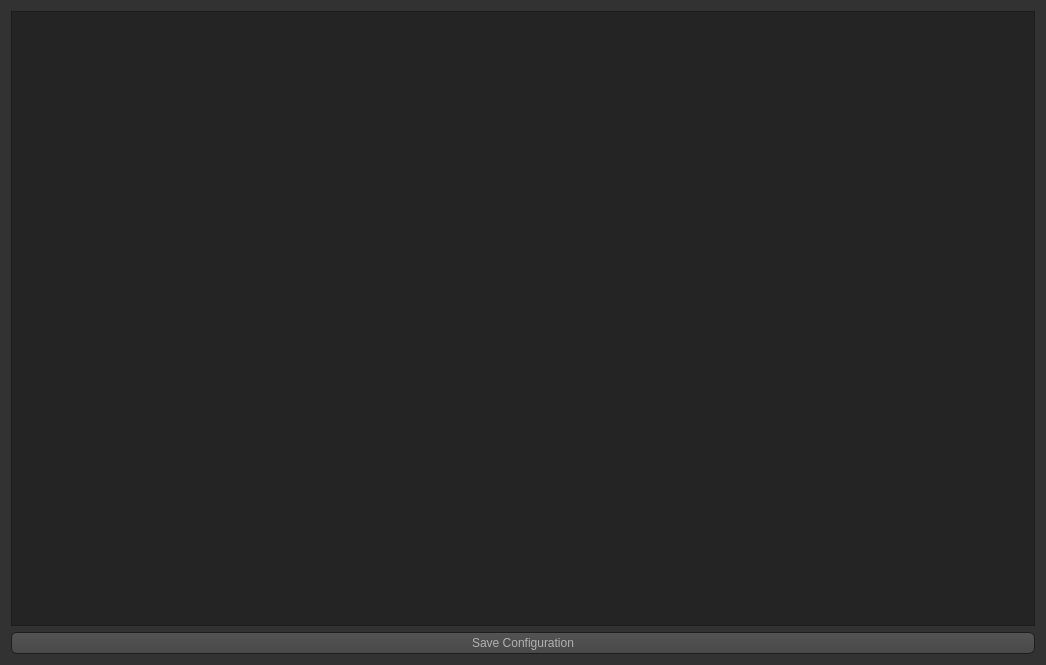
<?xml version="1.0" encoding="UTF-8"?>
<ui version="4.0">
 <class>AMSDiagnosticsDialog</class>
 <widget class="QDialog" name="AMSDiagnosticsDialog">
  <property name="windowModality">
   <enum>Qt::WindowModal</enum>
  </property>
  <property name="geometry">
   <rect>
    <x>0</x>
    <y>0</y>
    <width>1046</width>
    <height>665</height>
   </rect>
  </property>
  <property name="windowTitle">
   <string>AMS Diagnostics</string>
  </property>
  <property name="styleSheet">
   <string notr="true">QToolTip
{
     border: 1px solid black;
     background-color: #ffa02f;
     padding: 1px;
     border-radius: 3px;
     opacity: 100;
}

QWidget
{
    color: #b1b1b1;
    background-color: #323232;
}

QWidget:item:hover
{
    background-color: QLinearGradient( x1: 0, y1: 0, x2: 0, y2: 1, stop: 0 #ffa02f, stop: 1 #ca0619);
    color: #000000;
}

QWidget:item:selected
{
    background-color: QLinearGradient( x1: 0, y1: 0, x2: 0, y2: 1, stop: 0 #ffa02f, stop: 1 #d7801a);
}

QMenuBar::item
{
    background: transparent;
}

QMenuBar::item:selected
{
    background: transparent;
    border: 1px solid #ffaa00;
}

QMenuBar::item:pressed
{
    background: #444;
    border: 1px solid #000;
    background-color: QLinearGradient(
        x1:0, y1:0,
        x2:0, y2:1,
        stop:1 #212121,
        stop:0.4 #343434/*,
        stop:0.2 #343434,
        stop:0.1 #ffaa00*/
    );
    margin-bottom:-1px;
    padding-bottom:1px;
}

QMenu
{
    border: 1px solid #000;
}

QMenu::item
{
    padding: 2px 20px 2px 20px;
}

QMenu::item:selected
{
    color: #000000;
}

QWidget:disabled
{
    color: #404040;
    background-color: #323232;
}

QAbstractItemView
{
    background-color: QLinearGradient( x1: 0, y1: 0, x2: 0, y2: 1, stop: 0 #4d4d4d, stop: 0.1 #646464, stop: 1 #5d5d5d);
}

QWidget:focus
{
    /*border: 2px solid QLinearGradient( x1: 0, y1: 0, x2: 0, y2: 1, stop: 0 #ffa02f, stop: 1 #d7801a);*/
}

QLineEdit
{
    background-color: QLinearGradient( x1: 0, y1: 0, x2: 0, y2: 1, stop: 0 #4d4d4d, stop: 0 #646464, stop: 1 #5d5d5d);
    padding: 1px;
    border-style: solid;
    border: 1px solid #1e1e1e;
    border-radius: 5;
}

QPushButton
{
    color: #b1b1b1;
    background-color: QLinearGradient( x1: 0, y1: 0, x2: 0, y2: 1, stop: 0 #565656, stop: 0.1 #525252, stop: 0.5 #4e4e4e, stop: 0.9 #4a4a4a, stop: 1 #464646);
    border-width: 1px;
    border-color: #1e1e1e;
    border-style: solid;
    border-radius: 6;
    padding: 3px;
    font-size: 12px;
    padding-left: 5px;
    padding-right: 5px;
}

QPushButton:pressed
{
    background-color: QLinearGradient( x1: 0, y1: 0, x2: 0, y2: 1, stop: 0 #2d2d2d, stop: 0.1 #2b2b2b, stop: 0.5 #292929, stop: 0.9 #282828, stop: 1 #252525);
}

QComboBox
{
    selection-background-color: #ffaa00;
    background-color: QLinearGradient( x1: 0, y1: 0, x2: 0, y2: 1, stop: 0 #565656, stop: 0.1 #525252, stop: 0.5 #4e4e4e, stop: 0.9 #4a4a4a, stop: 1 #464646);
    border-style: solid;
    border: 1px solid #1e1e1e;
    border-radius: 5;
}

QComboBox:hover,QPushButton:hover
{
    border: 2px solid QLinearGradient( x1: 0, y1: 0, x2: 0, y2: 1, stop: 0 #ffa02f, stop: 1 #d7801a);
}


QComboBox:on
{
    padding-top: 3px;
    padding-left: 4px;
    background-color: QLinearGradient( x1: 0, y1: 0, x2: 0, y2: 1, stop: 0 #2d2d2d, stop: 0.1 #2b2b2b, stop: 0.5 #292929, stop: 0.9 #282828, stop: 1 #252525);
    selection-background-color: #ffaa00;
}

QComboBox QAbstractItemView
{
    border: 2px solid darkgray;
    selection-background-color: QLinearGradient( x1: 0, y1: 0, x2: 0, y2: 1, stop: 0 #ffa02f, stop: 1 #d7801a);
}

QComboBox::drop-down
{
     subcontrol-origin: padding;
     subcontrol-position: top right;
     width: 15px;

     border-left-width: 0px;
     border-left-color: darkgray;
     border-left-style: solid; /* just a single line */
     border-top-right-radius: 3px; /* same radius as the QComboBox */
     border-bottom-right-radius: 3px;
 }

QComboBox::down-arrow
{
     image: url(:/down_arrow.png);
}

QGroupBox:focus
{
border: 2px solid QLinearGradient( x1: 0, y1: 0, x2: 0, y2: 1, stop: 0 #ffa02f, stop: 1 #d7801a);
}

QTextEdit:focus
{
    border: 2px solid QLinearGradient( x1: 0, y1: 0, x2: 0, y2: 1, stop: 0 #ffa02f, stop: 1 #d7801a);
}

QScrollBar:horizontal {
     border: 1px solid #222222;
     background: QLinearGradient( x1: 0, y1: 0, x2: 0, y2: 1, stop: 0.0 #121212, stop: 0.2 #282828, stop: 1 #484848);
     height: 7px;
     margin: 0px 16px 0 16px;
}

QScrollBar::handle:horizontal
{
      background: QLinearGradient( x1: 0, y1: 0, x2: 1, y2: 0, stop: 0 #ffa02f, stop: 0.5 #d7801a, stop: 1 #ffa02f);
      min-height: 20px;
      border-radius: 2px;
}

QScrollBar::add-line:horizontal {
      border: 1px solid #1b1b19;
      border-radius: 2px;
      background: QLinearGradient( x1: 0, y1: 0, x2: 1, y2: 0, stop: 0 #ffa02f, stop: 1 #d7801a);
      width: 14px;
      subcontrol-position: right;
      subcontrol-origin: margin;
}

QScrollBar::sub-line:horizontal {
      border: 1px solid #1b1b19;
      border-radius: 2px;
      background: QLinearGradient( x1: 0, y1: 0, x2: 1, y2: 0, stop: 0 #ffa02f, stop: 1 #d7801a);
      width: 14px;
     subcontrol-position: left;
     subcontrol-origin: margin;
}

QScrollBar::right-arrow:horizontal, QScrollBar::left-arrow:horizontal
{
      border: 1px solid black;
      width: 1px;
      height: 1px;
      background: white;
}

QScrollBar::add-page:horizontal, QScrollBar::sub-page:horizontal
{
      background: none;
}

QScrollBar:vertical
{
      background: QLinearGradient( x1: 0, y1: 0, x2: 1, y2: 0, stop: 0.0 #121212, stop: 0.2 #282828, stop: 1 #484848);
      width: 7px;
      margin: 16px 0 16px 0;
      border: 1px solid #222222;
}

QScrollBar::handle:vertical
{
      background: QLinearGradient( x1: 0, y1: 0, x2: 0, y2: 1, stop: 0 #ffa02f, stop: 0.5 #d7801a, stop: 1 #ffa02f);
      min-height: 20px;
      border-radius: 2px;
}

QScrollBar::add-line:vertical
{
      border: 1px solid #1b1b19;
      border-radius: 2px;
      background: QLinearGradient( x1: 0, y1: 0, x2: 0, y2: 1, stop: 0 #ffa02f, stop: 1 #d7801a);
      height: 14px;
      subcontrol-position: bottom;
      subcontrol-origin: margin;
}

QScrollBar::sub-line:vertical
{
      border: 1px solid #1b1b19;
      border-radius: 2px;
      background: QLinearGradient( x1: 0, y1: 0, x2: 0, y2: 1, stop: 0 #d7801a, stop: 1 #ffa02f);
      height: 14px;
      subcontrol-position: top;
      subcontrol-origin: margin;
}

QScrollBar::up-arrow:vertical, QScrollBar::down-arrow:vertical
{
      border: 1px solid black;
      width: 1px;
      height: 1px;
      background: white;
}


QScrollBar::add-page:vertical, QScrollBar::sub-page:vertical
{
      background: none;
}

QTextEdit
{
    background-color: #242424;
}

QPlainTextEdit
{
    background-color: #242424;
}

QHeaderView::section
{
    background-color: QLinearGradient(x1:0, y1:0, x2:0, y2:1, stop:0 #616161, stop: 0.5 #505050, stop: 0.6 #434343, stop:1 #656565);
    color: white;
    padding-left: 4px;
    border: 1px solid #6c6c6c;
}

QCheckBox:disabled
{
color: #414141;
}

QDockWidget::title
{
    text-align: center;
    spacing: 3px; /* spacing between items in the tool bar */
    background-color: QLinearGradient(x1:0, y1:0, x2:0, y2:1, stop:0 #323232, stop: 0.5 #242424, stop:1 #323232);
}

QDockWidget::close-button, QDockWidget::float-button
{
    text-align: center;
    spacing: 1px; /* spacing between items in the tool bar */
    background-color: QLinearGradient(x1:0, y1:0, x2:0, y2:1, stop:0 #323232, stop: 0.5 #242424, stop:1 #323232);
}

QDockWidget::close-button:hover, QDockWidget::float-button:hover
{
    background: #242424;
}

QDockWidget::close-button:pressed, QDockWidget::float-button:pressed
{
    padding: 1px -1px -1px 1px;
}

QMainWindow::separator
{
    background-color: QLinearGradient(x1:0, y1:0, x2:0, y2:1, stop:0 #161616, stop: 0.5 #151515, stop: 0.6 #212121, stop:1 #343434);
    color: white;
    padding-left: 4px;
    border: 1px solid #4c4c4c;
    spacing: 3px; /* spacing between items in the tool bar */
}

QMainWindow::separator:hover
{

    background-color: QLinearGradient(x1:0, y1:0, x2:0, y2:1, stop:0 #d7801a, stop:0.5 #b56c17 stop:1 #ffa02f);
    color: white;
    padding-left: 4px;
    border: 1px solid #6c6c6c;
    spacing: 3px; /* spacing between items in the tool bar */
}

QToolBar::handle
{
     spacing: 3px; /* spacing between items in the tool bar */
     background: url(:/images/handle.png);
}

QMenu::separator
{
    height: 2px;
    background-color: QLinearGradient(x1:0, y1:0, x2:0, y2:1, stop:0 #161616, stop: 0.5 #151515, stop: 0.6 #212121, stop:1 #343434);
    color: white;
    padding-left: 4px;
    margin-left: 10px;
    margin-right: 5px;
}

QProgressBar
{
    border: 2px solid grey;
    border-radius: 5px;
    text-align: center;
}

QProgressBar::chunk
{
    background-color: #d7801a;
    width: 2.15px;
    margin: 0.5px;
}

QTabBar::tab {
    color: #b1b1b1;
    border: 1px solid #444;
    border-bottom-style: none;
    background-color: #323232;
    padding-left: 10px;
    padding-right: 10px;
    padding-top: 3px;
    padding-bottom: 2px;
    margin-right: -1px;
}

QTabWidget::pane {
    border: 1px solid #444;
    top: 1px;
}

QTabBar::tab:last
{
    margin-right: 0; /* the last selected tab has nothing to overlap with on the right */
    border-top-right-radius: 3px;
}

QTabBar::tab:first:!selected
{
 margin-left: 0px; /* the last selected tab has nothing to overlap with on the right */


    border-top-left-radius: 3px;
}

QTabBar::tab:!selected
{
    color: #b1b1b1;
    border-bottom-style: solid;
    margin-top: 3px;
    background-color: QLinearGradient(x1:0, y1:0, x2:0, y2:1, stop:1 #212121, stop:.4 #343434);
}

QTabBar::tab:selected
{
    border-top-left-radius: 3px;
    border-top-right-radius: 3px;
    margin-bottom: 0px;
}

QTabBar::tab:!selected:hover
{
    /*border-top: 2px solid #ffaa00;
    padding-bottom: 3px;*/
    border-top-left-radius: 3px;
    border-top-right-radius: 3px;
    background-color: QLinearGradient(x1:0, y1:0, x2:0, y2:1, stop:1 #212121, stop:0.4 #343434, stop:0.2 #343434, stop:0.1 #ffaa00);
}

QRadioButton::indicator:checked, QRadioButton::indicator:unchecked{
    color: #b1b1b1;
    background-color: #323232;
    border: 1px solid #b1b1b1;
    border-radius: 6px;
}

QRadioButton::indicator:checked
{
    background-color: qradialgradient(
        cx: 0.5, cy: 0.5,
        fx: 0.5, fy: 0.5,
        radius: 1.0,
        stop: 0.25 #ffaa00,
        stop: 0.3 #323232
    );
}

QCheckBox::indicator{
    color: #b1b1b1;
    background-color: #323232;
    border: 1px solid #b1b1b1;
    width: 9px;
    height: 9px;
}

QRadioButton::indicator
{
    border-radius: 6px;
}

QRadioButton::indicator:hover, QCheckBox::indicator:hover
{
    border: 1px solid #ffaa00;
}

QCheckBox::indicator:checked
{
    image:url(:/images/checkbox.png);
}

QCheckBox::indicator:disabled, QRadioButton::indicator:disabled
{
    border: 1px solid #444;
}
</string>
  </property>
  <layout class="QVBoxLayout" name="verticalLayout_5">
   <item>
    <widget class="QPlainTextEdit" name="plainTextEdit_configuration"/>
   </item>
   <item>
    <widget class="QPushButton" name="button_save_configuration">
     <property name="text">
      <string>Save Configuration</string>
     </property>
    </widget>
   </item>
  </layout>
 </widget>
 <resources/>
 <connections/>
</ui>
